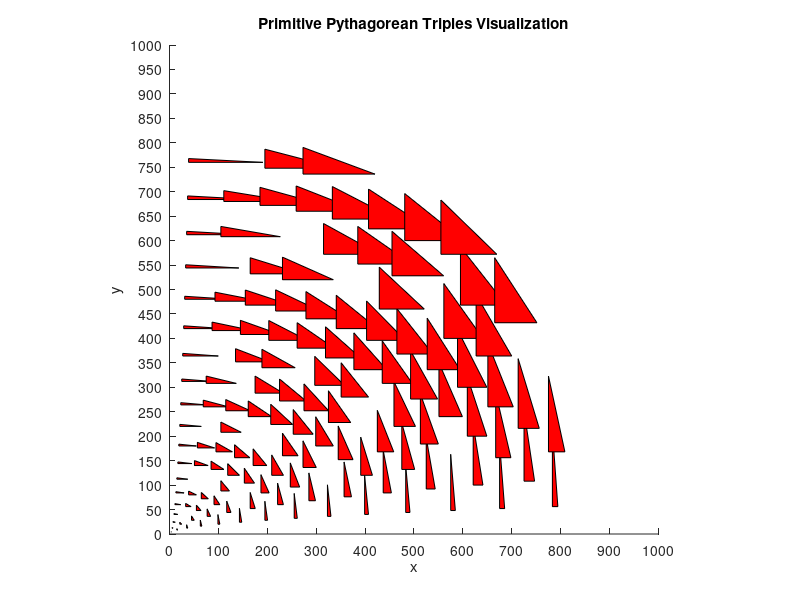

Here is the MATLAB script that generated this plot:
% Function to visualize (a subset of) all Primitive Pythagorean Triples
% up to a certain maximum hypotenuse, using the parameterization:
%   a = m^2 - n^2
%   b = 2*m*n
%   c = m^2 + n^2
%
% This code also draws simple shapes (using fill) to represent each triple
% in a 2D figure.

figure('Color', 'w');  % Create a new figure with a white background
hold on;               % Retain plots so that subsequent fill commands don't overwrite
axis equal;            % Use equal scaling on the x-axis and y-axis
xlabel('x');           % Label for x-axis
ylabel('y');           % Label for y-axis
title('Primitive Pythagorean Triples Visualization');  % Figure title

% ----------------------------
% Optional: Control the axis limits and tick increments:
xlim([0 1000]);                 % Set x-axis limits (adjust as needed)
ylim([0 1000]);                 % Set y-axis limits (adjust as needed)
set(gca,'XTick',0:100:1000);    % Ticks every 100 on the x-axis
set(gca,'YTick',0:50:1000);     % Ticks every 50 on the y-axis
% ----------------------------

scaleFactor = 0.20;    % A scale factor used to offset one of the polygon vertices

% Iterate over m:
% We use m up to sqrt(900) = 30 here, which is an arbitrary limit 
% (One could adapt this for an actual 'maxHypotenuse' in a more general function.)
for m = 2:sqrt(900)
    
    % For each m, iterate over n from 1 to m-1.
    % The condition n < m ensures a = m^2 - n^2 is non-negative.
    for n = 1:m-1
        
        % 1) Check gcd(m, n) == 1 (coprimeness)
        % 2) Check (m - n) is odd => mod(m - n, 2) == 1
        % If both are true, we generate a *primitive* Pythagorean triple.
        if gcd(m, n) == 1 && mod(m - n, 2) == 1
            
            % Generate the triple using standard formulas
            a = m^2 - n^2;     % one leg
            b = 2 * m * n;     % the other leg
            c = m^2 + n^2;     % the hypotenuse
            
            % 'k' is used to scale or multiply the triple if desired.
            k = 1;
            % Only plot as long as k*c <= 800 (upper bound on the hypotenuse)
            % and k < 2 (so effectively just k = 1 here).
            while k * c <= 800 && k < 2
                
                % Compute (x, y) coordinates of the polygon to fill.
                xCoords = [k*a, ...
                           k*a, ...
                           k*b*scaleFactor + k*a];
                       
                yCoords = [k*b, ...
                           k*a*scaleFactor + k*b, ...
                           k*b];
                
                % Fill the polygon in red with black edges and full opacity.
                fill(xCoords, yCoords, 'r', 'EdgeColor', 'k', 'FaceAlpha', 1);
                
                % Increment k in case you want multiples of (a, b, c).
                k = k + 1;
            end
        end
    end
end

% Note:
% - We now check BOTH gcd(m, n) == 1 AND (m - n) is odd.
% - scaleFactor is an arbitrary value that shifts one vertex of the shape
%   so the shapes do not collapse into a line.
% - Adjust xlim, ylim, and the increments in set(gca, 'XTick',..., 'YTick',...) 
%   to suit the range of values you wish to visualize.
% - With these conditions, the triple (a, b, c) is guaranteed to be *primitive*.
